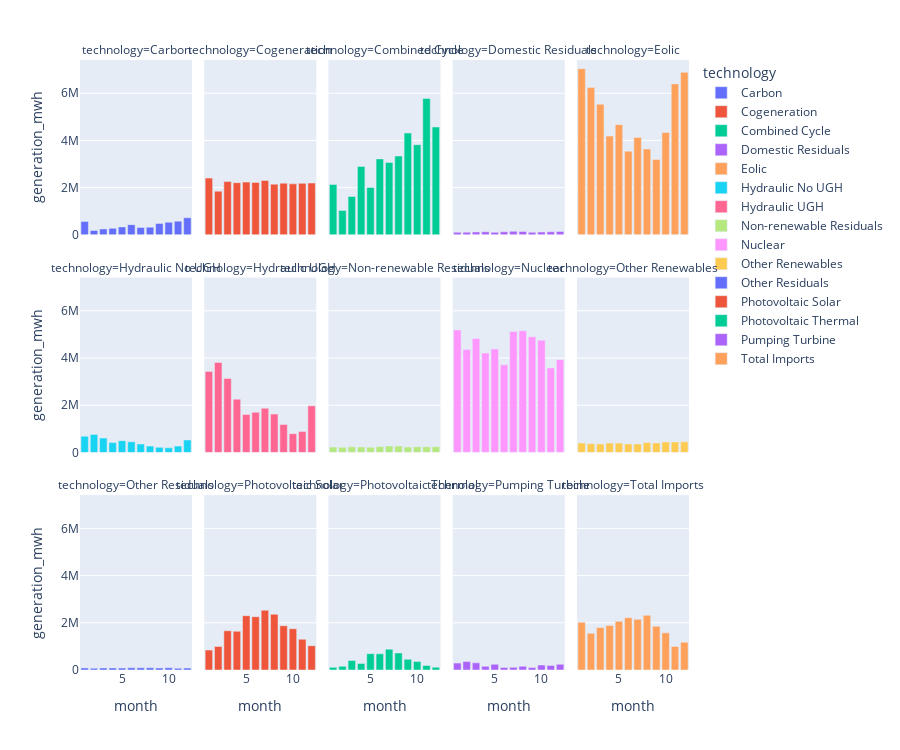

Notebook code for this chart:
### Code cell
px.bar(data_frame=dfres, x='month', y='generation_mwh', facet_col='technology', facet_col_wrap=5, height=750, color='technology')

### Figure 1 — Plotly figure (JSON) as saved in the notebook; plotly's stock layout.template omitted (floating-point values rounded to 4 significant figures)
{"data": [{"alignmentgroup": "True", "hovertemplate": "technology=Carbon<br>month=%{x}<br>generation_mwh=%{y}<extra></extra>", "legendgroup": "Carbon", "marker": {"color": "#636efa", "pattern": {"shape": ""}}, "name": "Carbon", "offsetgroup": "Carbon", "orientation": "v", "showlegend": true, "textposition": "auto", "type": "bar", "x": [1, 2, 3, 4, 5, 6, 7, 8, 9, 10, 11, 12], "xaxis": "x11", "y": [569900.0, 186166, 250300.0, 275500.0, 338200.0, 433800.0, 311100.0, 327400.0, 484800.0, 534700.0, 580600.0, 724400.0], "yaxis": "y11"}, {"alignmentgroup": "True", "hovertemplate": "technology=Cogeneration<br>month=%{x}<br>generation_mwh=%{y}<extra></extra>", "legendgroup": "Cogeneration", "marker": {"color": "#EF553B", "pattern": {"shape": ""}}, "name": "Cogeneration", "offsetgroup": "Cogeneration", "orientation": "v", "showlegend": true, "textposition": "auto", "type": "bar", "x": [1, 2, 3, 4, 5, 6, 7, 8, 9, 10, 11, 12], "xaxis": "x12", "y": [2405000.0, 1852000.0, 2259000.0, 2212000.0, 2236000.0, 2222000.0, 2305000.0, 2149075, 2191000.0, 2161000.0, 2184000.0, 2196000.0], "yaxis": "y12"}, {"alignmentgroup": "True", "hovertemplate": "technology=Combined Cycle<br>month=%{x}<br>generation_mwh=%{y}<extra></extra>", "legendgroup": "Combined Cycle", "marker": {"color": "#00cc96", "pattern": {"shape": ""}}, "name": "Combined Cycle", "offsetgroup": "Combined Cycle", "orientation": "v", "showlegend": true, "textposition": "auto", "type": "bar", "x": [1, 2, 3, 4, 5, 6, 7, 8, 9, 10, 11, 12], "xaxis": "x13", "y": [2132000.0, 1036000.0, 1627000.0, 2901000.0, 2011000.0, 3219000.0, 3063000.0, 3339000.0, 4314000.0, 3821000.0, 5783000.0, 4572000.0], "yaxis": "y13"}, {"alignmentgroup": "True", "hovertemplate": "technology=Domestic Residuals<br>month=%{x}<br>generation_mwh=%{y}<extra></extra>", "legendgroup": "Domestic Residuals", "marker": {"color": "#ab63fa", "pattern": {"shape": ""}}, "name": "Domestic Residuals", "offsetgroup": "Domestic Residuals", "orientation": "v", "showlegend": true, "textposition": "auto", "type": "bar", "x": [1, 2, 3, 4, 5, 6, 7, 8, 9, 10, 11, 12], "xaxis": "x14", "y": [109129, 114300.0, 125800.0, 132300.0, 107400.0, 131200.0, 150100.0, 141900.0, 107800.0, 120200.0, 132200.0, 146800.0], "yaxis": "y14"}, {"alignmentgroup": "True", "hovertemplate": "technology=Eolic<br>month=%{x}<br>generation_mwh=%{y}<extra></extra>", "legendgroup": "Eolic", "marker": {"color": "#FFA15A", "pattern": {"shape": ""}}, "name": "Eolic", "offsetgroup": "Eolic", "orientation": "v", "showlegend": true, "textposition": "auto", "type": "bar", "x": [1, 2, 3, 4, 5, 6, 7, 8, 9, 10, 11, 12], "xaxis": "x15", "y": [7039018, 6241000.0, 5535000.0, 4187000.0, 4668000.0, 3548000.0, 4128000.0, 3640000.0, 3190000.0, 4339000.0, 6398000.0, 6887000.0], "yaxis": "y15"}, {"alignmentgroup": "True", "hovertemplate": "technology=Hydraulic No UGH<br>month=%{x}<br>generation_mwh=%{y}<extra></extra>", "legendgroup": "Hydraulic No UGH", "marker": {"color": "#19d3f3", "pattern": {"shape": ""}}, "name": "Hydraulic No UGH", "offsetgroup": "Hydraulic No UGH", "orientation": "v", "showlegend": true, "textposition": "auto", "type": "bar", "x": [1, 2, 3, 4, 5, 6, 7, 8, 9, 10, 11, 12], "xaxis": "x6", "y": [688200.0, 762889, 609500.0, 416900.0, 498600.0, 450600.0, 356000.0, 267600.0, 214600.0, 199200.0, 267500.0, 528200.0], "yaxis": "y6"}, {"alignmentgroup": "True", "hovertemplate": "technology=Hydraulic UGH<br>month=%{x}<br>generation_mwh=%{y}<extra></extra>", "legendgroup": "Hydraulic UGH", "marker": {"color": "#FF6692", "pattern": {"shape": ""}}, "name": "Hydraulic UGH", "offsetgroup": "Hydraulic UGH", "orientation": "v", "showlegend": true, "textposition": "auto", "type": "bar", "x": [1, 2, 3, 4, 5, 6, 7, 8, 9, 10, 11, 12], "xaxis": "x7", "y": [3434033, 3814000.0, 3135000.0, 2257000.0, 1610000.0, 1701000.0, 1872000.0, 1624000.0, 1184000.0, 797000.0, 890800.0, 1975000.0], "yaxis": "y7"}, {"alignmentgroup": "True", "hovertemplate": "technology=Non-renewable Residuals<br>month=%{x}<br>generation_mwh=%{y}<extra></extra>", "legendgroup": "Non-renewable Residuals", "marker": {"color": "#B6E880", "pattern": {"shape": ""}}, "name": "Non-renewable Residuals", "offsetgroup": "Non-renewable Residuals", "orientation": "v", "showlegend": true, "textposition": "auto", "type": "bar", "x": [1, 2, 3, 4, 5, 6, 7, 8, 9, 10, 11, 12], "xaxis": "x8", "y": [230300.0, 217500.0, 238300.0, 234489, 218000.0, 249700.0, 276200.0, 270200.0, 226400.0, 241800.0, 237400.0, 245200.0], "yaxis": "y8"}, {"alignmentgroup": "True", "hovertemplate": "technology=Nuclear<br>month=%{x}<br>generation_mwh=%{y}<extra></extra>", "legendgroup": "Nuclear", "marker": {"color": "#FF97FF", "pattern": {"shape": ""}}, "name": "Nuclear", "offsetgroup": "Nuclear", "orientation": "v", "showlegend": true, "textposition": "auto", "type": "bar", "x": [1, 2, 3, 4, 5, 6, 7, 8, 9, 10, 11, 12], "xaxis": "x9", "y": [5191000.0, 4358000.0, 4831000.0, 4211000.0, 4386000.0, 3711000.0, 5120000.0, 5153000.0, 4897000.0, 4755000.0, 3580000.0, 3931824], "yaxis": "y9"}, {"alignmentgroup": "True", "hovertemplate": "technology=Other Renewables<br>month=%{x}<br>generation_mwh=%{y}<extra></extra>", "legendgroup": "Other Renewables", "marker": {"color": "#FECB52", "pattern": {"shape": ""}}, "name": "Other Renewables", "offsetgroup": "Other Renewables", "orientation": "v", "showlegend": true, "textposition": "auto", "type": "bar", "x": [1, 2, 3, 4, 5, 6, 7, 8, 9, 10, 11, 12], "xaxis": "x10", "y": [401100.0, 373200.0, 362600.0, 396100.0, 394800.0, 362100.0, 357300.0, 423200.0, 402900.0, 443900.0, 444400.0, 449300.0], "yaxis": "y10"}, {"alignmentgroup": "True", "hovertemplate": "technology=Other Residuals<br>month=%{x}<br>generation_mwh=%{y}<extra></extra>", "legendgroup": "Other Residuals", "marker": {"color": "#636efa", "pattern": {"shape": ""}}, "name": "Other Residuals", "offsetgroup": "Other Residuals", "orientation": "v", "showlegend": true, "textposition": "auto", "type": "bar", "x": [1, 2, 3, 4, 5, 6, 7, 8, 9, 10, 11, 12], "xaxis": "x", "y": [87550.0, 73760.0, 83340.0, 86320.0, 80900.0, 89920.0, 92030.0, 94340.0, 85690.0, 93810.0, 72330.0, 79790.0], "yaxis": "y"}, {"alignmentgroup": "True", "hovertemplate": "technology=Photovoltaic Solar<br>month=%{x}<br>generation_mwh=%{y}<extra></extra>", "legendgroup": "Photovoltaic Solar", "marker": {"color": "#EF553B", "pattern": {"shape": ""}}, "name": "Photovoltaic Solar", "offsetgroup": "Photovoltaic Solar", "orientation": "v", "showlegend": true, "textposition": "auto", "type": "bar", "x": [1, 2, 3, 4, 5, 6, 7, 8, 9, 10, 11, 12], "xaxis": "x2", "y": [843900.0, 997700.0, 1663000.0, 1639621, 2303000.0, 2259000.0, 2534000.0, 2363000.0, 1876000.0, 1748000.0, 1303000.0, 1031000.0], "yaxis": "y2"}, {"alignmentgroup": "True", "hovertemplate": "technology=Photovoltaic Thermal<br>month=%{x}<br>generation_mwh=%{y}<extra></extra>", "legendgroup": "Photovoltaic Thermal", "marker": {"color": "#00cc96", "pattern": {"shape": ""}}, "name": "Photovoltaic Thermal", "offsetgroup": "Photovoltaic Thermal", "orientation": "v", "showlegend": true, "textposition": "auto", "type": "bar", "x": [1, 2, 3, 4, 5, 6, 7, 8, 9, 10, 11, 12], "xaxis": "x3", "y": [111900.0, 154600.0, 400900.0, 277200.0, 693300.0, 685200.0, 880800.0, 721100.0, 453500.0, 356200.0, 190083, 117400.0], "yaxis": "y3"}, {"alignmentgroup": "True", "hovertemplate": "technology=Pumping Turbine<br>month=%{x}<br>generation_mwh=%{y}<extra></extra>", "legendgroup": "Pumping Turbine", "marker": {"color": "#ab63fa", "pattern": {"shape": ""}}, "name": "Pumping Turbine", "offsetgroup": "Pumping Turbine", "orientation": "v", "showlegend": true, "textposition": "auto", "type": "bar", "x": [1, 2, 3, 4, 5, 6, 7, 8, 9, 10, 11, 12], "xaxis": "x4", "y": [293700.0, 357700.0, 302400.0, 155800.0, 241400.0, 107000.0, 112000.0, 156500.0, 106930, 210600.0, 192400.0, 239000.0], "yaxis": "y4"}, {"alignmentgroup": "True", "hovertemplate": "technology=Total Imports<br>month=%{x}<br>generation_mwh=%{y}<extra></extra>", "legendgroup": "Total Imports", "marker": {"color": "#FFA15A", "pattern": {"shape": ""}}, "name": "Total Imports", "offsetgroup": "Total Imports", "orientation": "v", "showlegend": true, "textposition": "auto", "type": "bar", "x": [1, 2, 3, 4, 5, 6, 7, 8, 9, 10, 11, 12], "xaxis": "x5", "y": [2019000.0, 1555000.0, 1797000.0, 1886000.0, 2062000.0, 2218000.0, 2145289, 2318000.0, 1855000.0, 1573000.0, 995200.0, 1180000.0], "yaxis": "y5"}], "layout": {"annotations": [{"font": {}, "showarrow": false, "text": "technology=Other Residuals", "x": 0.092, "xanchor": "center", "xref": "paper", "y": 0.2867, "yanchor": "bottom", "yref": "paper"}, {"font": {}, "showarrow": false, "text": "technology=Photovoltaic Solar", "x": 0.296, "xanchor": "center", "xref": "paper", "y": 0.2867, "yanchor": "bottom", "yref": "paper"}, {"font": {}, "showarrow": false, "text": "technology=Photovoltaic Thermal", "x": 0.5, "xanchor": "center", "xref": "paper", "y": 0.2867, "yanchor": "bottom", "yref": "paper"}, {"font": {}, "showarrow": false, "text": "technology=Pumping Turbine", "x": 0.704, "xanchor": "center", "xref": "paper", "y": 0.2867, "yanchor": "bottom", "yref": "paper"}, {"font": {}, "showarrow": false, "text": "technology=Total Imports", "x": 0.908, "xanchor": "center", "xref": "paper", "y": 0.2867, "yanchor": "bottom", "yref": "paper"}, {"font": {}, "showarrow": false, "text": "technology=Hydraulic No UGH", "x": 0.092, "xanchor": "center", "xref": "paper", "y": 0.6433, "yanchor": "bottom", "yref": "paper"}, {"font": {}, "showarrow": false, "text": "technology=Hydraulic UGH", "x": 0.296, "xanchor": "center", "xref": "paper", "y": 0.6433, "yanchor": "bottom", "yref": "paper"}, {"font": {}, "showarrow": false, "text": "technology=Non-renewable Residuals", "x": 0.5, "xanchor": "center", "xref": "paper", "y": 0.6433, "yanchor": "bottom", "yref": "paper"}, {"font": {}, "showarrow": false, "text": "technology=Nuclear", "x": 0.704, "xanchor": "center", "xref": "paper", "y": 0.6433, "yanchor": "bottom", "yref": "paper"}, {"font": {}, "showarrow": false, "text": "technology=Other Renewables", "x": 0.908, "xanchor": "center", "xref": "paper", "y": 0.6433, "yanchor": "bottom", "yref": "paper"}, {"font": {}, "showarrow": false, "text": "technology=Carbon", "x": 0.092, "xanchor": "center", "xref": "paper", "y": 1.0, "yanchor": "bottom", "yref": "paper"}, {"font": {}, "showarrow": false, "text": "technology=Cogeneration", "x": 0.296, "xanchor": "center", "xref": "paper", "y": 1.0, "yanchor": "bottom", "yref": "paper"}, {"font": {}, "showarrow": false, "text": "technology=Combined Cycle", "x": 0.5, "xanchor": "center", "xref": "paper", "y": 1.0, "yanchor": "bottom", "yref": "paper"}, {"font": {}, "showarrow": false, "text": "technology=Domestic Residuals", "x": 0.704, "xanchor": "center", "xref": "paper", "y": 1.0, "yanchor": "bottom", "yref": "paper"}, {"font": {}, "showarrow": false, "text": "technology=Eolic", "x": 0.908, "xanchor": "center", "xref": "paper", "y": 1.0, "yanchor": "bottom", "yref": "paper"}], "barmode": "relative", "height": 750, "legend": {"title": {"text": "technology"}, "tracegroupgap": 0}, "margin": {"t": 60}, "xaxis": {"anchor": "y", "domain": [0, 0.184], "title": {"text": "month"}}, "xaxis10": {"anchor": "y10", "domain": [0.816, 1], "matches": "x", "showticklabels": false}, "xaxis11": {"anchor": "y11", "domain": [0, 0.184], "matches": "x", "showticklabels": false}, "xaxis12": {"anchor": "y12", "domain": [0.204, 0.388], "matches": "x", "showticklabels": false}, "xaxis13": {"anchor": "y13", "domain": [0.408, 0.592], "matches": "x", "showticklabels": false}, "xaxis14": {"anchor": "y14", "domain": [0.612, 0.796], "matches": "x", "showticklabels": false}, "xaxis15": {"anchor": "y15", "domain": [0.816, 1], "matches": "x", "showticklabels": false}, "xaxis2": {"anchor": "y2", "domain": [0.204, 0.388], "matches": "x", "title": {"text": "month"}}, "xaxis3": {"anchor": "y3", "domain": [0.408, 0.592], "matches": "x", "title": {"text": "month"}}, "xaxis4": {"anchor": "y4", "domain": [0.612, 0.796], "matches": "x", "title": {"text": "month"}}, "xaxis5": {"anchor": "y5", "domain": [0.816, 1], "matches": "x", "title": {"text": "month"}}, "xaxis6": {"anchor": "y6", "domain": [0, 0.184], "matches": "x", "showticklabels": false}, "xaxis7": {"anchor": "y7", "domain": [0.204, 0.388], "matches": "x", "showticklabels": false}, "xaxis8": {"anchor": "y8", "domain": [0.408, 0.592], "matches": "x", "showticklabels": false}, "xaxis9": {"anchor": "y9", "domain": [0.612, 0.796], "matches": "x", "showticklabels": false}, "yaxis": {"anchor": "x", "domain": [0, 0.2867], "title": {"text": "generation_mwh"}}, "yaxis10": {"anchor": "x10", "domain": [0.3567, 0.6433], "matches": "y", "showticklabels": false}, "yaxis11": {"anchor": "x11", "domain": [0.7133, 1.0], "matches": "y", "title": {"text": "generation_mwh"}}, "yaxis12": {"anchor": "x12", "domain": [0.7133, 1.0], "matches": "y", "showticklabels": false}, "yaxis13": {"anchor": "x13", "domain": [0.7133, 1.0], "matches": "y", "showticklabels": false}, "yaxis14": {"anchor": "x14", "domain": [0.7133, 1.0], "matches": "y", "showticklabels": false}, "yaxis15": {"anchor": "x15", "domain": [0.7133, 1.0], "matches": "y", "showticklabels": false}, "yaxis2": {"anchor": "x2", "domain": [0, 0.2867], "matches": "y", "showticklabels": false}, "yaxis3": {"anchor": "x3", "domain": [0, 0.2867], "matches": "y", "showticklabels": false}, "yaxis4": {"anchor": "x4", "domain": [0, 0.2867], "matches": "y", "showticklabels": false}, "yaxis5": {"anchor": "x5", "domain": [0, 0.2867], "matches": "y", "showticklabels": false}, "yaxis6": {"anchor": "x6", "domain": [0.3567, 0.6433], "matches": "y", "title": {"text": "generation_mwh"}}, "yaxis7": {"anchor": "x7", "domain": [0.3567, 0.6433], "matches": "y", "showticklabels": false}, "yaxis8": {"anchor": "x8", "domain": [0.3567, 0.6433], "matches": "y", "showticklabels": false}, "yaxis9": {"anchor": "x9", "domain": [0.3567, 0.6433], "matches": "y", "showticklabels": false}}}
